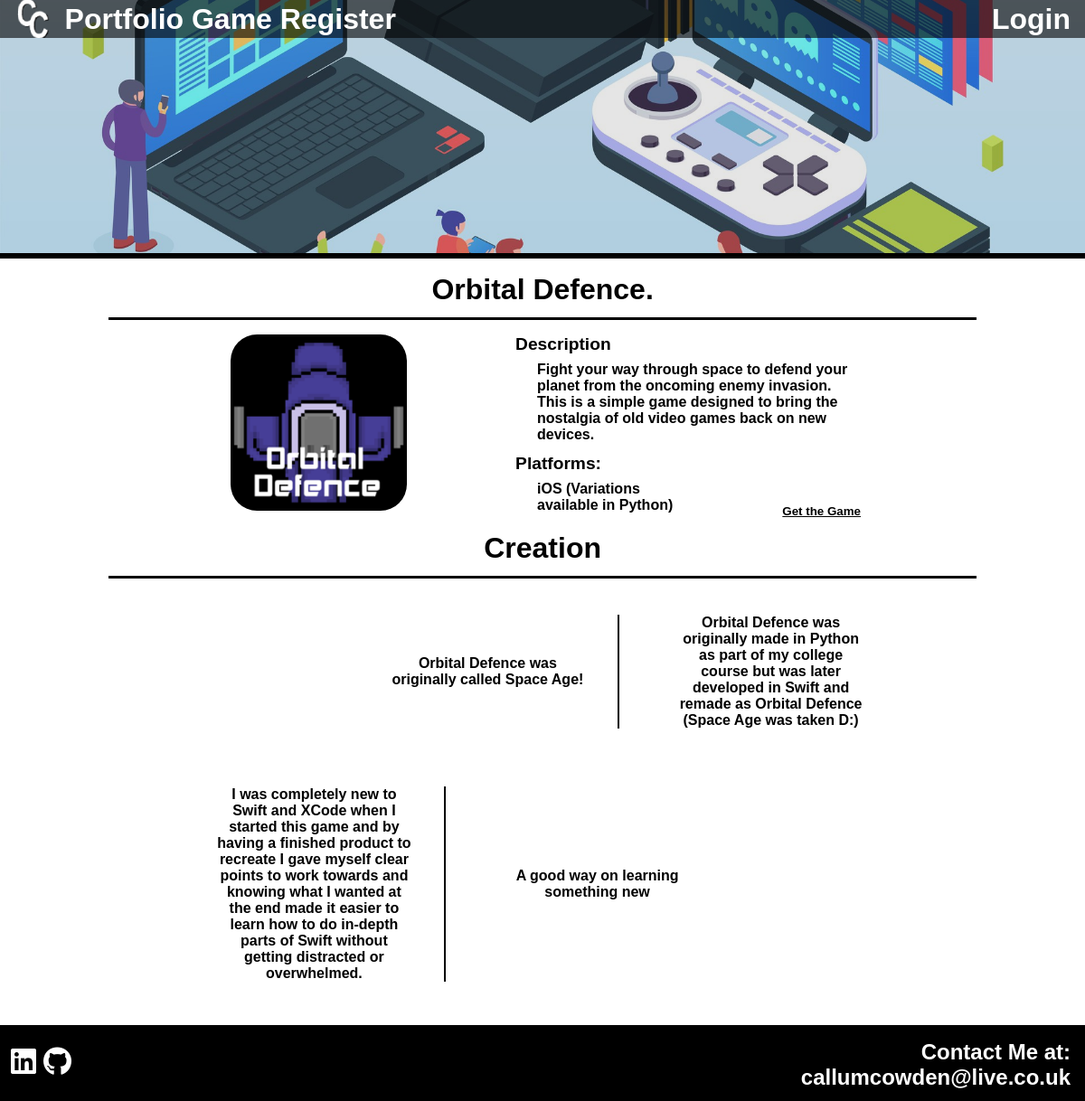
The page /components/single.php?id=3 on the database its author committed.
### tables this page shows
CREATE TABLE `games` (
  `id` int(11) NOT NULL,
  `title` varchar(60) NOT NULL,
  `descr` text NOT NULL,
  `image` varchar(100) NOT NULL,
  `platform` varchar(100) NOT NULL,
  `link` varchar(100) NOT NULL
);

CREATE TABLE `creation` (
  `id` int(11) NOT NULL,
  `small-1` varchar(400) NOT NULL,
  `text-1` text NOT NULL,
  `small-2` varchar(400) NOT NULL,
  `text-2` text NOT NULL
);

### process/stat_functions.php (called while the page is built, shortened)
<?php require_once 'connections.php';
function checkRows(int $ID) {
    $conn = connect("statistics");
    $result = mysqli_query($conn, "SELECT * FROM views WHERE id=$ID");
    $row = mysqli_fetch_array($result);
};
function addViews() {
    $conn = connect("statistics");
    $check_query = "SELECT * FROM views";
    $result = mysqli_query($conn, $check_query);
    if (mysqli_num_rows($result) > 0) {
        $ID = (isset($_GET['id']) && is_numeric($_GET['id'])) ? $_GET['id'] : 0;
        checkRows((int)$ID);
    } else {
        checkRows((isset($_GET['id']) && is_numeric($_GET['id'])) ? $_GET['id'] : 0);
    };
}
?>

### process/functions.php (called while the page is built, shortened)
<?php require_once 'connections.php';
function update_get(){
    if (isset($_GET['id']) && is_numeric($_GET['id'])) {
        $conn = connect("game_data");
        $id = $_GET['id'];
        $get_id = mysqli_query($conn, "SELECT * FROM games WHERE id='$id'");
        if (mysqli_num_rows($get_id)===1) {
            return(mysqli_fetch_assoc($get_id));
        }
    }
};
function creation_get(){
    if (isset($_GET['id']) && is_numeric($_GET['id'])) {
        $conn = connect("game_data");
        $id = $_GET['id'];
        $get_id = mysqli_query($conn, "SELECT * FROM creation WHERE id='$id'");
        if (mysqli_num_rows($get_id)===1) {
            return(mysqli_fetch_assoc($get_id));
        } else {
            $test['small-1'] = "This game has no creation data";
            $test['small-2'] = "Consult an admin and they will rectify this issue.";
            $test['text-1'] = "This data must be entered manually";
            $test['text-2'] = "I have not got round to the creation data insert form but I fully plan on doing so";
            return $test;
        }
    }
};
?>

### components/single.php (the view, shortened to what this page needs)
  <?php
  require_once '../process/stat_functions.php';
  require_once '../process/functions.php';
  include ('header.php');
$row = update_get();
$creation = creation_get();
addViews();
?>
  <link rel='stylesheet' href='../css/single.css'>
  <div class="content">
      <h3 class='text'><?php echo $row['title']; ?>.</h3>
      <div class="seperator"></div>
      <div class="single-container">
          <img class="single-img" src=<?php echo "../img/game_logo/".$row['image']; ?>></img>
          <div>
              <h4 class='single-head' style="font-size:1.2rem;">Description</h4>
              <p class="single-desc"><?php echo htmlspecialchars_decode($row['descr']);?></p>
              <div class="single-grid">
                  <h4 class='single-head' style="font-size:1.2rem;">Platforms:</h4>
                  <p class="single-desc"><?php echo htmlspecialchars_decode($row['platform']);?></p>
                  <small class="single-text-dark"><a class="a-reset" href=<?php echo "//".$row['link'];?>>Get the
                          Game</a></small>
              </div>
          </div>
      </div>
      <h3 class='text'>Creation</h3>
      <div class="seperator"></div>
      <div class='text-box'>
          <p class="text s center"><?php echo $creation['small-1']; ?></p>
          <div class='seperator-h'></div>
          <p class="text s"><?php echo $creation['text-1']; ?></p>
      </div>
      <div class='text-box'>
          <p class="text s"><?php echo $creation['text-2']; ?></p>
          <div class='seperator-h'></div>
          <p class="text s center"><?php echo $creation['small-2']; ?></p>
      </div>
  </div>
  <?php
include ('footer.php');
?>

### css/shared.css (style rules this page uses)
.content { background: white; height: max-content; padding-bottom: 2vh; }
.text { font-size: 2rem; text-align: center; color: black; font-weight: bold; margin: 0.1px; width: 100%; }
.seperator-h { background: #000; width: 0.3vh; min-width: 0.2vw; margin-left: 3vw; margin-right: 5vw; }
.text-box { width: 60%; padding: 4vh 0; height: fit-content; margin: 0 20%; display: flex; }

### css/header.css (style rules this page uses)
.seperator { background: #000; height: 0.3vh; margin: 1.5vh 10vw; margin-bottom: 1vh; }

### css/single.css (style rules this page uses)
.single-container { display: grid; grid-template-columns: 50% 50%; padding: 1vh 15%; padding-right: 20%; }
.single-desc { margin: 0; padding: 1vh 1vh; color: black; padding-left: 2vw; padding-bottom: 1.5vh; grid-area: D; justify-self: start; grid-area: T; }
.single-img { border-radius: 15%; width: 50%; margin-right: 10vw; justify-self: end; }
.single-text-dark { padding: 0.9vh 0; padding-right: 1vh; text-decoration: underline; color: black; margin-top: auto; order: 2; grid-area: G; text-align: end; }
.single-grid { display: grid; grid-template-columns: 50% 50%; grid-template-areas: "P P" "T G"; }
.single-head { font-size: 1.2rem; color: black; font-weight: bold; margin: 0.1px; grid-area: P; }
.s { font-size: 1rem; }
.center { margin-top: auto; margin-bottom: auto; }

### rows shown on the page
games: title "Orbital Defence", image (picture), descr "Fight your way through space to defend your planet from the oncoming enemy invasion. This is a simple game designed to bring the nostalgia of old video games back on new devices.", platform "iOS (Variations available in Python)"
creation: value "Orbital Defence was originally called Space Age!", value "Orbital Defence was originally made in Python as part of my college course but was later developed in Swift and remade as Orbital Defence (Space Age was taken D:)", value "I was completely new to Swift and XCode when I started this game and by having a finished product to recreate I gave myself clear points to work towards and knowing what I wanted at the end made it easier to learn how to do in-depth parts of Swift without getting distracted or overwhelmed.", value "A good way on learning something new"
